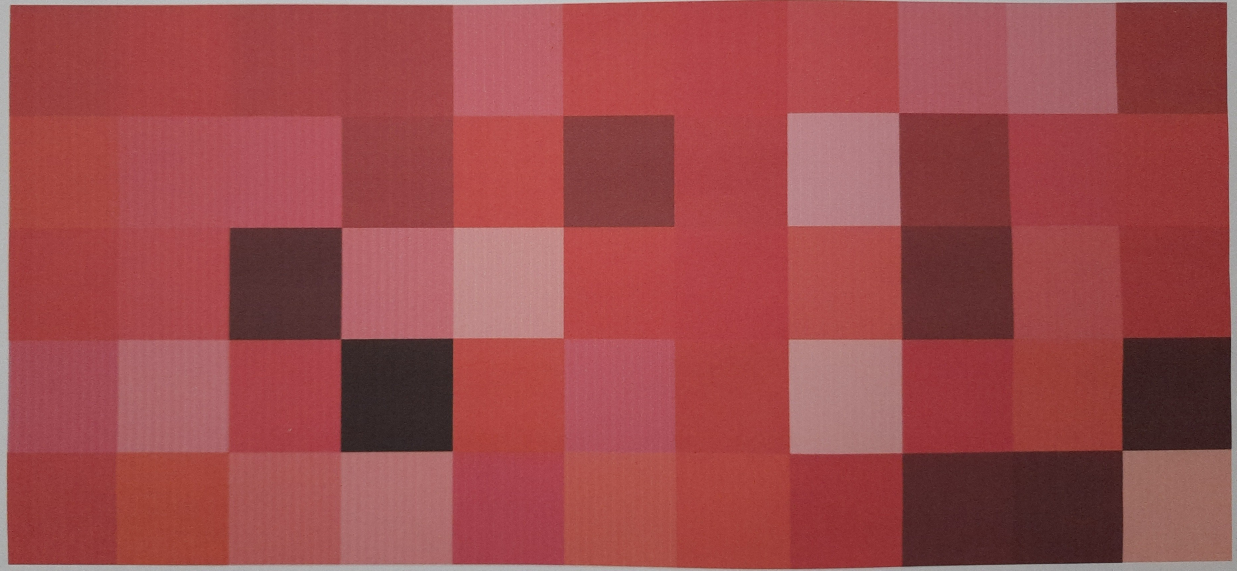
#> input picture OpenCV/palette_print.jpg, 3709 x 1712 px, found by its file name (shown at 1/3 size)
$ python lookup.py
#> lines starting #> are read from the running program, lines starting #| are printed output that depends on the picture
import numpy as np
import cv2
# image 1 is reference
# image 2 is incoming

#reference =
#incoming =
incoming_c = [0, 1, 2, 3, 4, 5, 6, 7, 8, 9, 10, 11, 12, 13, 14, 15, 16, 17, 18, 19, 20, 21, 22, 23, 24, 25, 26, 27, 28, 29, 30, 31, 32, 33, 34, 35, 36, 37, 38, 39, 40, 41, 42, 43, 44, 45, 46, 47, 48, 49, 50, 51, 52, 53, 54, 55, 56, 57, 58, 59, 60, 61, 62, 63, 64, 65, 66, 67, 68, 69, 70, 71, 72, 73, 74, 75, 76, 77, 78, 79, 80, 81, 82, 83, 84, 85, 86, 87, 88, 89, 90, 91, 92, 93, 94, 95, 96, 97, 98, 99, 100, 101, 102, 103, 104, 105, 106, 107, 108, 109, 110, 111, 112, 113, 114, 115, 116, 117, 118, 119, 120, 121, 122, 123, 124, 125, 126, 127, 128, 129, 130, 131, 132, 133, 134, 135, 136, 137, 138, 139, 140, 141, 142, 143, 144, 145, 146, 147, 148, 149, 150, 151, 152, 153, 154, 155, 156, 157, 158, 159, 160, 161, 162, 163, 164, 165, 166, 167, 168, 169, 170, 171, 172, 173, 174, 175, 176, 177, 178, 179, 180, 181, 182, 183, 184, 185, 186, 187, 188, 189, 190, 191, 192, 193, 194, 195, 196, 197, 198, 199, 200, 201, 202, 203, 204, 205, 206, 207, 208, 209, 210, 211, 212, 213, 214, 215, 216, 217, 218, 219, 220, 221, 222, 223, 224, 225, 226, 227, 228, 229, 230, 231, 232, 233, 234, 235, 236, 237, 238, 239, 240, 241, 242, 243, 244, 245, 246, 247, 248, 249, 250, 251, 252, 253, 254, 255]
reference_c =  [5, 9, 10, 12, 13, 15, 16, 16, 17, 18, 18, 19, 19, 20, 20, 20, 20, 20, 20, 21, 21, 22, 24, 29, 30, 32, 34, 41, 38, 49, 55, 65, 70, 73, 80, 80, 90, 94, 95, 96, 96, 102, 102, 102, 106, 108, 106, 107, 108, 109, 110, 111, 111, 112, 112, 114, 115, 117, 119, 117, 118, 119, 120, 121, 123, 125, 127, 127, 127, 127, 127, 128, 129, 129, 130, 131, 131, 131, 139, 142, 142, 137, 137, 142, 137, 139, 141, 143, 145, 147, 147, 148, 149, 150, 151, 152, 153, 153, 153, 153, 154, 155, 156, 158, 158, 158, 158, 158, 158, 158, 158, 158, 160, 163, 163, 163, 163, 163, 165, 164, 163, 163, 164, 164, 164, 168, 168, 168, 168, 168, 168, 168, 170, 173, 173, 173, 173, 173, 173, 173, 174, 175, 176, 177, 178, 179, 180, 181, 182, 183, 178, 188, 178, 185, 179, 181, 183, 185, 183, 185, 188, 189, 190, 192, 193, 193, 193, 193, 193, 194, 196, 197, 198, 198, 198, 198, 198, 199, 199, 200, 201, 201, 202, 203, 203, 204, 204, 204, 204, 204, 204, 205, 206, 207, 207, 208, 209, 209, 209, 209, 209, 209, 210, 211, 212, 212, 213, 214, 214, 214, 212, 214, 215, 216, 217, 217, 218, 219, 219, 219, 219, 220, 219, 219, 220, 221, 222, 223, 224, 224, 224, 224, 224, 226, 227, 229, 229, 229, 232, 229, 232, 234, 234, 239, 240, 240, 242, 247, 249, 252, 255, 255, 255, 255, 255, 255]

image = cv2.imread("/home/srikar/Downloads/palette_print.jpg")
#> image is the input picture: shape (1712, 3709, 3); mean B, G, R 76.7, 75.2, 156.3
image[:,:,0] = 0
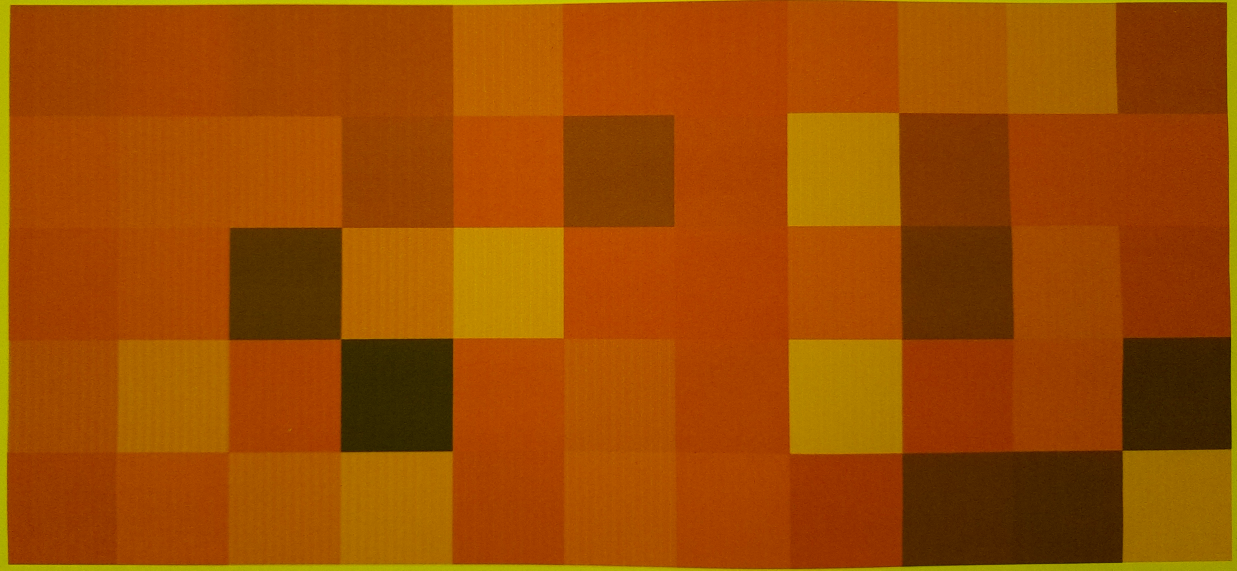
#> image: shape (1712, 3709, 3) (shown at 1/3 size); mean B, G, R 0, 75.2, 156.3
image[:,:,1] = 0
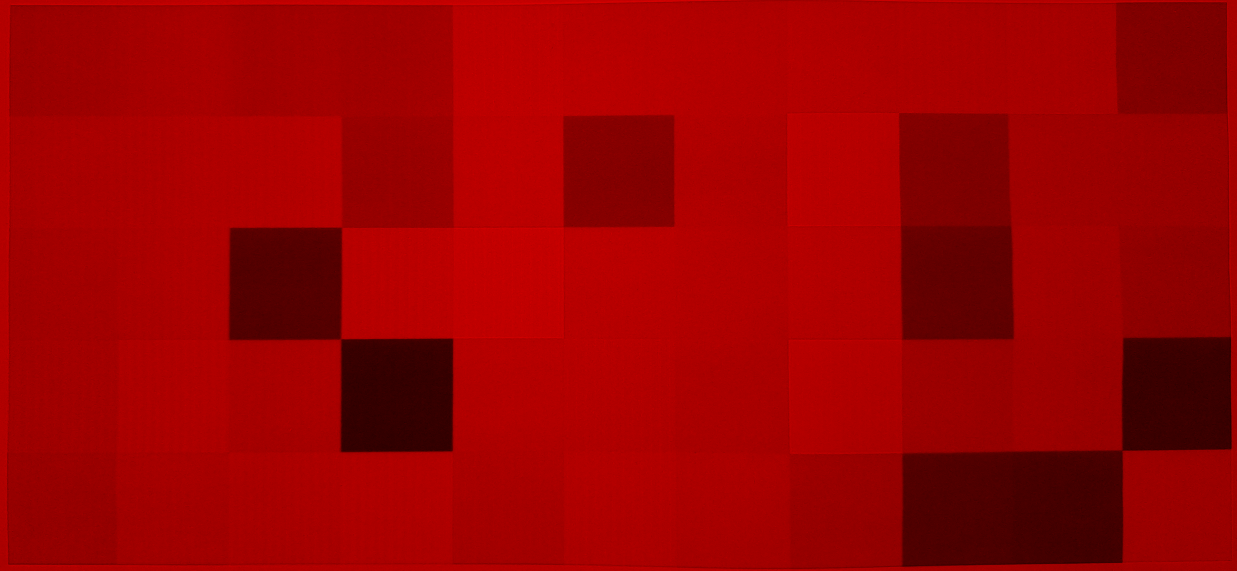
#> image: shape (1712, 3709, 3) (shown at 1/3 size); mean B, G, R 0, 0, 156.3
cv2.imshow("red channel before",image)
h, w, c = image.shape
#> h = 1712; w = 3709; c = 3
for i in range (h):
    for j in range (w):
        image[i,j,2] = reference_c[image[i,j,2]]
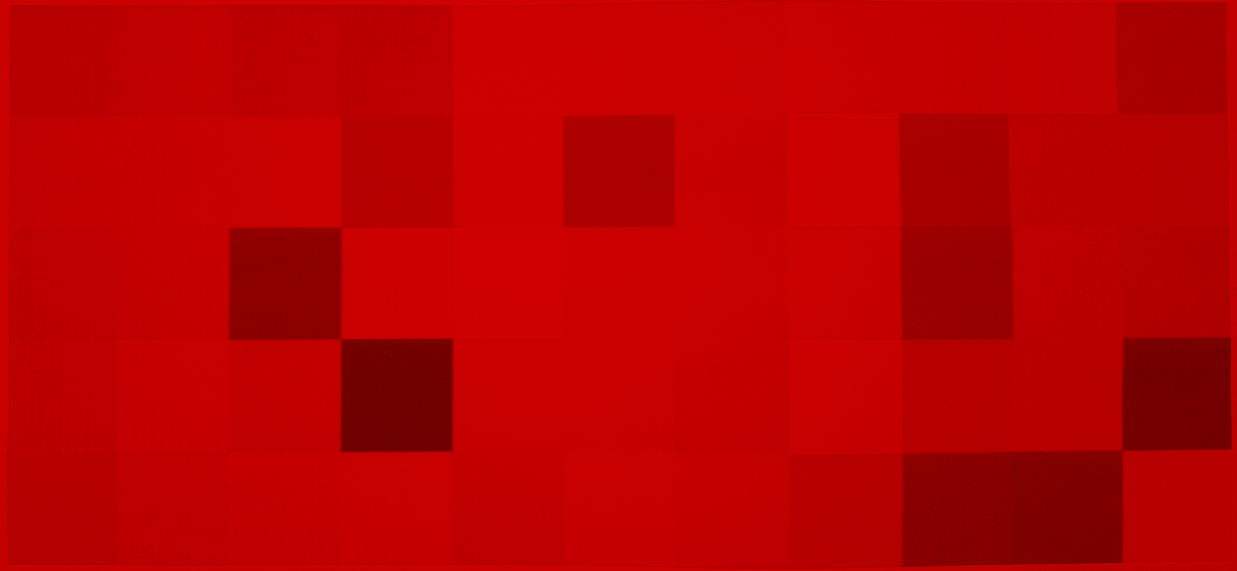
#> image: shape (1712, 3709, 3) (shown at 1/3 size); mean B, G, R 0, 0, 185.5
cv2.imshow("red channel after",image)
cv2.waitKey()

$ run again, with OpenCV/2.jpg copied over OpenCV/palette_print.jpg
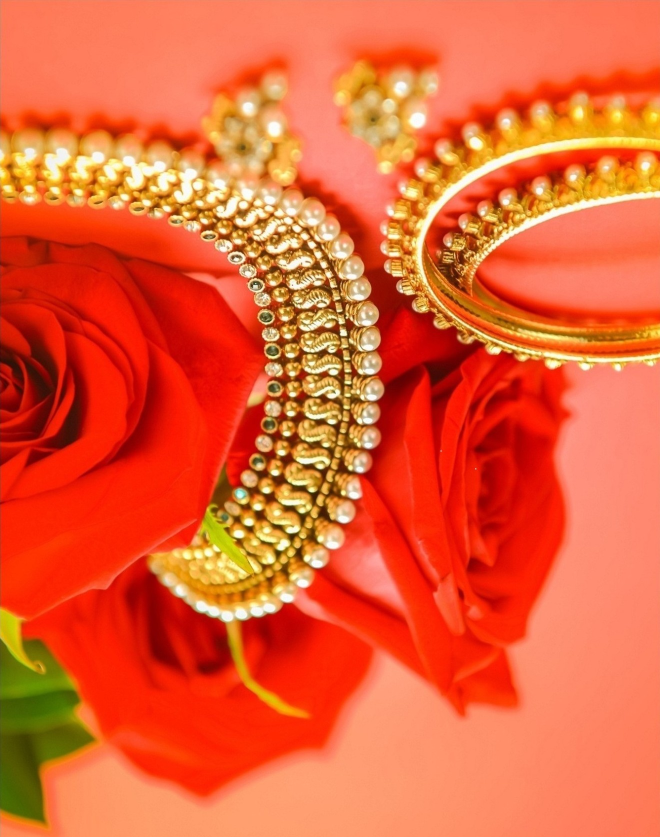
#> input picture OpenCV/2.jpg, 1320 x 1674 px, found by its file name (shown at 1/2 size)
#> image is the input picture: shape (1674, 1320, 3); mean B, G, R 54, 96.3, 231.4
#> `image[:,:,0] = 0`:
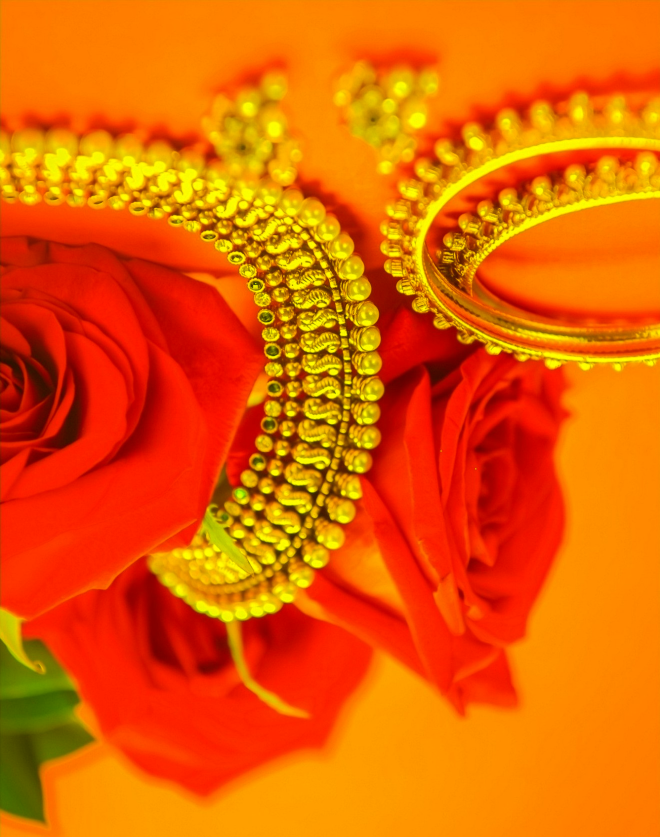
#> image: shape (1674, 1320, 3) (shown at 1/2 size); mean B, G, R 0, 96.3, 231.4
#> after the loop `for i in range (h):`:
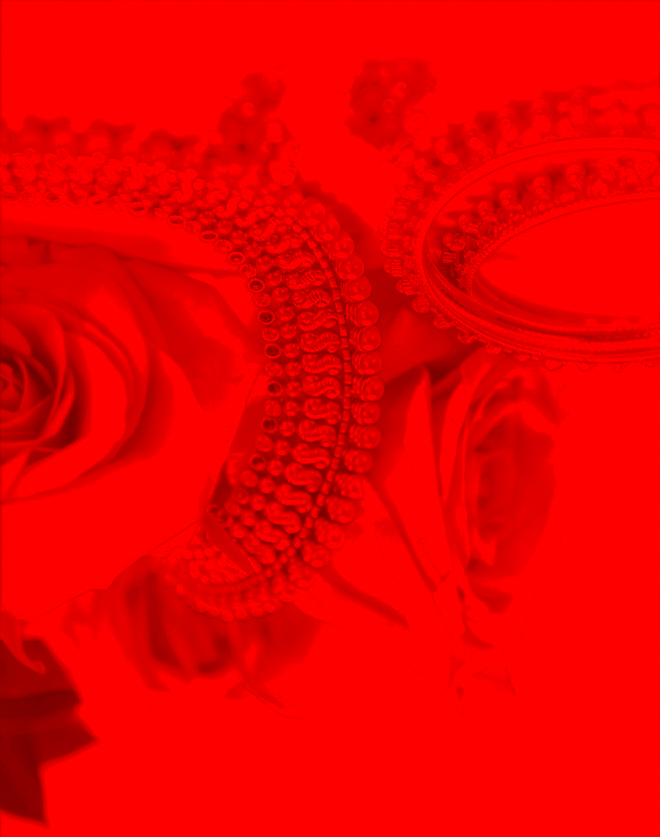
#> image: shape (1674, 1320, 3) (shown at 1/2 size); mean B, G, R 0, 0, 236.4

$ run again, with OpenCV/img6.jpg copied over OpenCV/palette_print.jpg
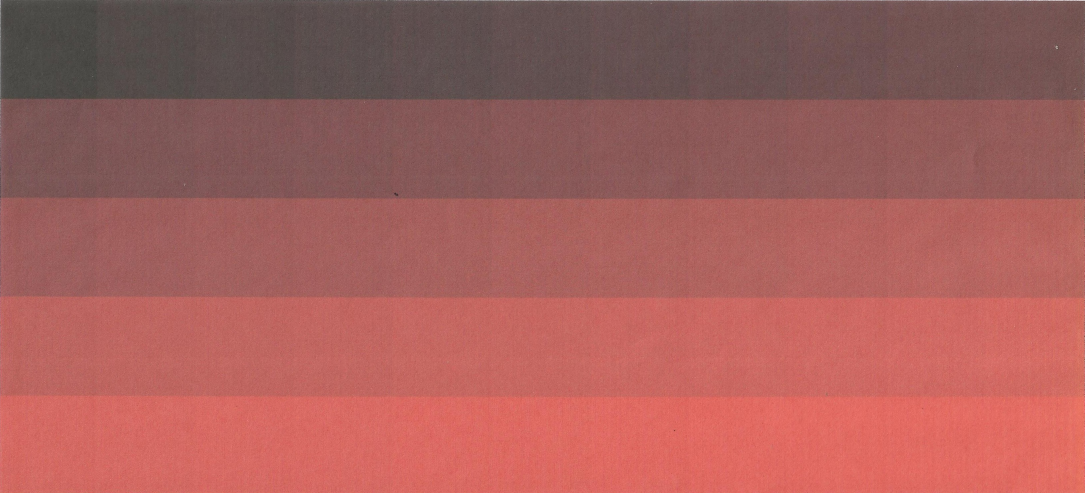
#> input picture OpenCV/img6.jpg, 3253 x 1479 px, found by its file name (shown at 1/3 size)
#> image is the input picture: shape (1479, 3253, 3); mean B, G, R 91.7, 95.3, 164.8
#> `image[:,:,1] = 0`:
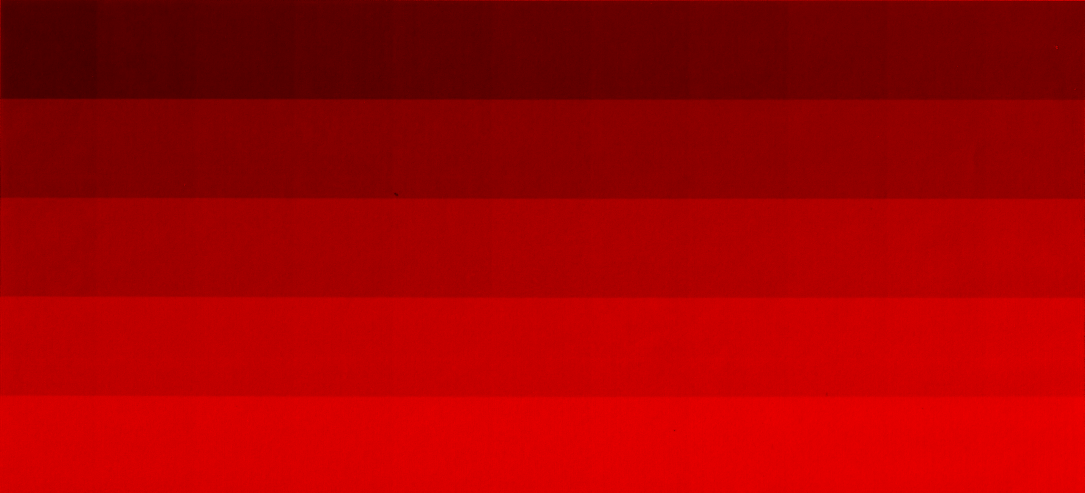
#> image: shape (1479, 3253, 3) (shown at 1/3 size); mean B, G, R 0, 0, 164.8
#> after the loop `for i in range (h):`:
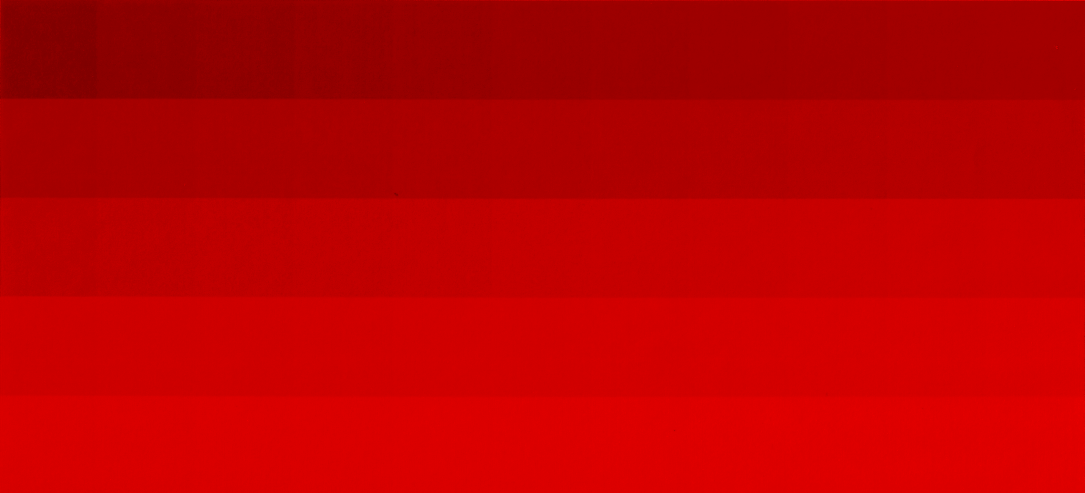
#> image: shape (1479, 3253, 3) (shown at 1/3 size); mean B, G, R 0, 0, 189.5
